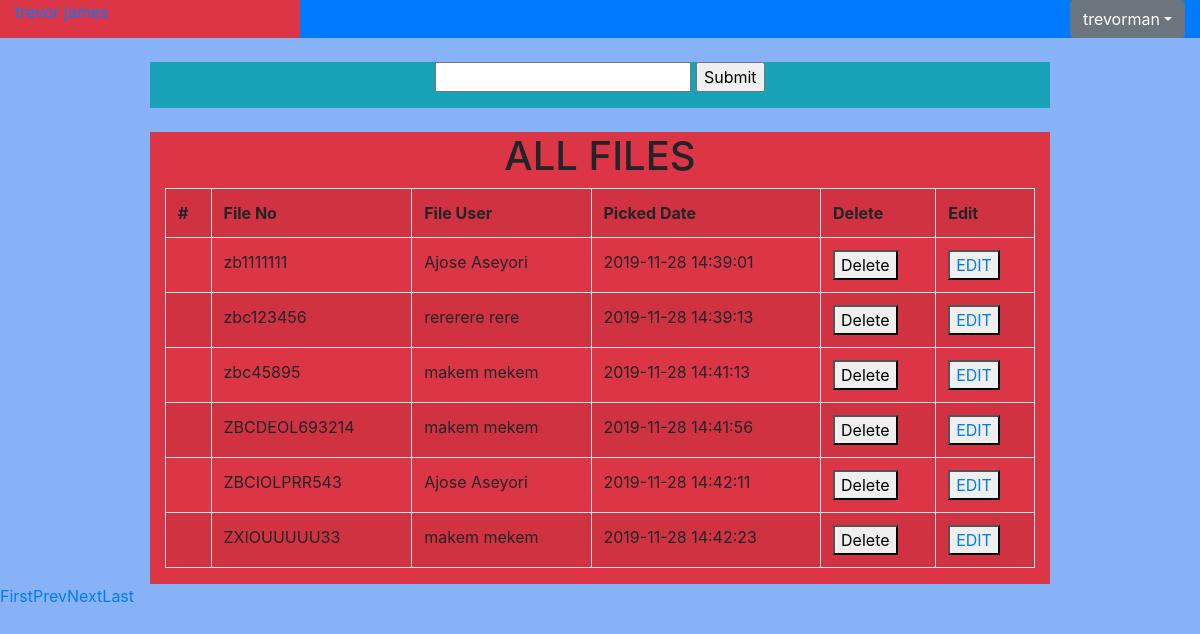
Screenshot of /store-admin/view-all-file.php (signed in) with the database file from the repository.
### tables this page shows
CREATE TABLE IF NOT EXISTS `store_admin` (
  `id` int(11) NOT NULL AUTO_INCREMENT,
  `store_userFullName` text NOT NULL,
  `store_username` varchar(30) NOT NULL,
  `store_user_email` varchar(30) NOT NULL,
  `store_user_dept` enum('Bills','LC','Non-Valid','Export','Invisible') NOT NULL,
  `store_user_password` varchar(64) NOT NULL,
  `store_user_regDate` timestamp NOT NULL,
  PRIMARY KEY (`id`)
);

CREATE TABLE IF NOT EXISTS `storefile` (
  `storeFile_id` int(11) NOT NULL AUTO_INCREMENT,
  `storeFileNo` varchar(20) NOT NULL,
  `dept_StoreFile` text NOT NULL,
  `assignedUsers` text NOT NULL,
  `storePickerId` varchar(15) NOT NULL,
  `pickUpDate` timestamp NOT NULL,
  PRIMARY KEY (`storeFile_id`)
);

### handler/handler.php (called while the page is built, shortened)
<?php
	function loggedInStore(){
		if(isset($_SESSION['storeAdmin_id'])){
		  return $_SESSION['storeAdmin_id'];
		}else{
			return false;
		}
	}
?>

### store-admin/view-all-file.php (the view, shortened to what this page needs)
<?php
 require_once("../handler/handler.php");
 require_once("process-store-edit-file.php");
?>
<!DOCTYPE html>
<html>
<head>
	<link rel="stylesheet" type="text/css" href="../style.css">
	<link rel="stylesheet" type="text/css" href="../bootstrap/css/bootstrap.min.css">
</head>
<body>
	<section class="newGround">
          <div class="container-fluid" id="dashBoardHeader">
            <div class="row">
               <div class="col-lg-3 col-md-3 col-sm-3 col-xs-3 bg bg-danger">
                <?php
                   $logOnUserId = loggedInStore();
                $loggedUserDet = "SELECT * FROM store_admin WHERE id = $logOnUserId ";
                $queryLoggedUser = mysqli_query($db_connection,$loggedUserDet);
                $fetchLogUserDet = mysqli_fetch_assoc($queryLoggedUser);
        $storeAdminFullName = $fetchLogUserDet['store_userFullName'];
        $storeAdminUserName = $fetchLogUserDet['store_username'];
                 echo "<a href='store-dashboard.php'>$storeAdminFullName</a>";
                 ?>
               </div>
               <div class="col-lg-9 col-md-9 col-sm-9 col-xs-9 bg-primary">
                  <a href="#" class="btn btn-secondary dropdown-toggle" data-toggle = "dropdown" style="float: right;"><?php echo "$storeAdminUserName"; ?></a>
               </div>
            </div>
          </div>
   <div class="container-fluid">
     <div class="row d-flex justify-content-around">
        <div class="col-lg-9 col-md-9 col-sm-9 col-xs-9 bg-info mt-4">
          <div class="form-group" align="center">
            <form method="POST" action="<?php echo htmlentities($_SERVER['PHP_SELF']); ?>">
              <input type="text" name="searchFile" >
              <input type="submit" id="findFiles" name="searchButton">
            </form>
          </div>
        </div>
     </div>
   </div>
    <section>
       <div class="container-fluid">
         <div class="row d-flex justify-content-around">
            <div class="col-lg-9 col-md-9 col-sm-9 col-xs-9 bg-danger mt-4">
             <h1 class="text-center">ALL FILES</h1>
    <?php
         $theStoreAdminId = loggedInStore();
         $adminDepartment = "SELECT * FROM storefile WHERE storePickerId = $theStoreAdminId ";
         $queryAdminDepartment = mysqli_query($db_connection,$adminDepartment);
        $fetchTheDepartment = mysqli_fetch_assoc($queryAdminDepartment);
        $departmentForTheAdmin = $fetchTheDepartment['dept_StoreFile'];
        $sql = "SELECT * FROM storefile WHERE dept_StoreFile = '$departmentForTheAdmin' ";
        $querysql = mysqli_query($db_connection, $sql);
             $table = "<table class='table table-striped table-bordered'>";
             $table .= "<tr>";
             $table .= "<th>#</th>";
             $table .="<th>File No</th>";
             $table .= "<th>File User</th>";
             $table .= "<th>Picked Date</th>";
             $table .="<th>Delete</th>";
             $table .="<th>Edit</th>";
           while ($fetchsql = mysqli_fetch_assoc($querysql)) {
                  $table .= "<tr>";
                  $table .= "<td></td>";
                  $table .= "<td>{$fetchsql['storeFileNo']}</td>";
                  $table .= "<td>{$fetchsql['assignedUsers']}</td>";
                  $table .= "<td>{$fetchsql['pickUpDate']}</td>";
                  $table .= "<form method='POST'>";
                  $table .= "<td><button type='submit' name='delete-storeFile' class='' onclick = 'return deleteconfig()'>Delete</button></td>";
                  $table .= "<td><button name='edit-inventory'><a href='store-edit-file.php?theEditId={$fetchsql['storeFile_id']} '>EDIT</a></button></td>";
                  $table .= "<input type='hidden' name='theStoreFileId' value='$$fetchsql[storeFile_id]'>";
                  $table .= "</form>";
                  $table .= "</tr>";
             }
             $table .= "</table>";
             echo $table;
             ?>
            </div>
         </div>
       </div>
       <?php
        if (isset($_GET['pageno'])) {
            $pageno = $_GET['pageno'];
        } else {
            $pageno = 1;
        }
        $no_of_records_per_page = 10;
        $total_pages_sql = "SELECT COUNT(*) FROM storefile";
        $result = mysqli_query($db_connection,$total_pages_sql);
        $total_rows = mysqli_fetch_array($result)[0];
        $total_pages = ceil($total_rows / $no_of_records_per_page);
    ?>
    <ul class="pagination">
        <li><a href="?pageno=1">First</a></li>
        <li class="<?php if($pageno <= 1){ echo 'disabled'; } ?>">
            <a href="<?php if($pageno <= 1){ echo '#'; } else { echo "?pageno=".($pageno - 1); } ?>">Prev</a>
        </li>
        <li class="<?php if($pageno >= $total_pages){ echo 'disabled'; } ?>">
            <a href="<?php if($pageno >= $total_pages){ echo '#'; } else { echo "?pageno=".($pageno + 1); } ?>">Next</a>
        </li>
        <li><a href="?pageno=<?php echo $total_pages; ?>">Last</a></li>
    </ul>
    </section>
</body>
</html>

### style.css (style rules this page uses)
.newGround { width: 100%; height: 100%; background-color: rgba(19,103,239,0.5); position: absolute; }

### rows the page displays
store_admin: store_username "trevorman"
storefile: storeFileNo "zb1111111", assignedUsers "Ajose Aseyori", pickUpDate "2019-11-28 14:39:01"
storefile: storeFileNo "zbc123456", assignedUsers "rererere rere", pickUpDate "2019-11-28 14:39:13"
storefile: storeFileNo "zbc45895", assignedUsers "makem mekem", pickUpDate "2019-11-28 14:41:13"
storefile: storeFileNo "ZBCDEOL693214", assignedUsers "makem mekem", pickUpDate "2019-11-28 14:41:56"
storefile: storeFileNo "ZBCIOLPRR543", assignedUsers "Ajose Aseyori", pickUpDate "2019-11-28 14:42:11"
storefile: storeFileNo "ZXIOUUUUU33", assignedUsers "makem mekem", pickUpDate "2019-11-28 14:42:23"
